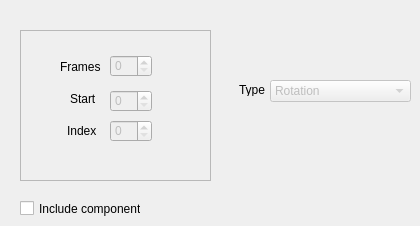
   <widget class="QWidget" name="tab_4">
    <attribute name="title">
     <string>Animation</string>
    </attribute>
    <widget class="QFrame" name="frame_12">
     <property name="geometry">
      <rect>
       <x>20</x>
       <y>30</y>
       <width>191</width>
       <height>151</height>
      </rect>
     </property>
     <property name="frameShape">
      <enum>QFrame::StyledPanel</enum>
     </property>
     <property name="frameShadow">
      <enum>QFrame::Raised</enum>
     </property>
     <widget class="QLabel" name="label_34">
      <property name="geometry">
       <rect>
        <x>40</x>
        <y>30</y>
        <width>47</width>
        <height>13</height>
       </rect>
      </property>
      <property name="text">
       <string>Frames</string>
      </property>
     </widget>
     <widget class="QLabel" name="label_35">
      <property name="geometry">
       <rect>
        <x>50</x>
        <y>62</y>
        <width>47</width>
        <height>13</height>
       </rect>
      </property>
      <property name="text">
       <string>Start </string>
      </property>
     </widget>
     <widget class="QLabel" name="label_36">
      <property name="geometry">
       <rect>
        <x>47</x>
        <y>94</y>
        <width>47</width>
        <height>13</height>
       </rect>
      </property>
      <property name="text">
       <string>Index</string>
      </property>
     </widget>
     <widget class="QSpinBox" name="spinBox">
      <property name="enabled">
       <bool>false</bool>
      </property>
      <property name="geometry">
       <rect>
        <x>90</x>
        <y>25</y>
        <width>42</width>
        <height>22</height>
       </rect>
      </property>
     </widget>
     <widget class="QSpinBox" name="spinBox_2">
      <property name="enabled">
       <bool>false</bool>
      </property>
      <property name="geometry">
       <rect>
        <x>90</x>
        <y>60</y>
        <width>42</width>
        <height>22</height>
       </rect>
      </property>
     </widget>
     <widget class="QSpinBox" name="spinBox_3">
      <property name="enabled">
       <bool>false</bool>
      </property>
      <property name="geometry">
       <rect>
        <x>90</x>
        <y>90</y>
        <width>42</width>
        <height>22</height>
       </rect>
      </property>
     </widget>
    </widget>
    <widget class="QComboBox" name="comboBox">
     <property name="enabled">
      <bool>false</bool>
     </property>
     <property name="geometry">
      <rect>
       <x>270</x>
       <y>80</y>
       <width>141</width>
       <height>22</height>
      </rect>
     </property>
     <property name="editable">
      <bool>false</bool>
     </property>
     <property name="currentText">
      <string>Rotation</string>
     </property>
     <property name="currentIndex">
      <number>0</number>
     </property>
     <property name="maxVisibleItems">
      <number>2</number>
     </property>
     <property name="insertPolicy">
      <enum>QComboBox::InsertAtBottom</enum>
     </property>
     <property name="minimumContentsLength">
      <number>1</number>
     </property>
     <property name="frame">
      <bool>true</bool>
     </property>
     <property name="modelColumn">
      <number>0</number>
     </property>
     <item>
      <property name="text">
       <string>Rotation</string>
      </property>
     </item>
     <item>
      <property name="text">
       <string>Frame</string>
      </property>
     </item>
    </widget>
    <widget class="QLabel" name="label_37">
     <property name="geometry">
      <rect>
       <x>239</x>
       <y>83</y>
       <width>47</width>
       <height>13</height>
      </rect>
     </property>
     <property name="text">
      <string>Type</string>
     </property>
    </widget>
    <widget class="QCheckBox" name="checkBox_5">
     <property name="geometry">
      <rect>
       <x>20</x>
       <y>200</y>
       <width>121</width>
       <height>17</height>
      </rect>
     </property>
     <property name="text">
      <string>Include component</string>
     </property>
    </widget>
   </widget>
